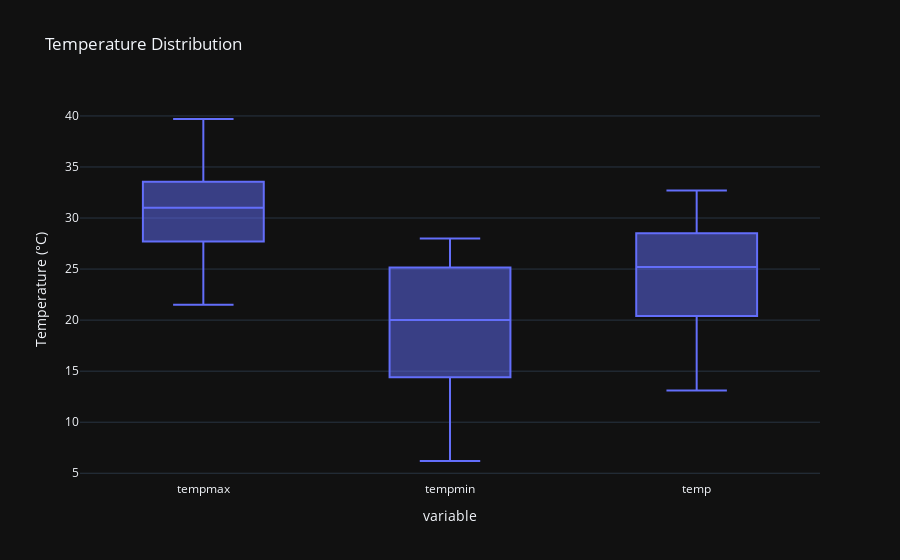

Here is the notebook cell this chart was saved with:
### Markdown cell above
<h3>Data Visualization:</h3>

---

Temperature Box Plot:

### Code cell
fig = px.box(df, y=['tempmax', 'tempmin', 'temp'], title='Temperature Distribution', template='plotly_dark')
fig.update_layout(yaxis_title='Temperature (°C)')
fig.write_html("Comilla Temperature Box Plot.html")
fig.show()

### Figure 1 — Plotly figure (JSON) as saved in the notebook; plotly's stock layout.template omitted (floating-point values rounded to 4 significant figures; data arrays with more than 128 entries replaced by an {"elided": "..."} marker saying what was removed)
{"data": [{"alignmentgroup": "True", "hovertemplate": "variable=%{x}<br>value=%{y}<extra></extra>", "legendgroup": "", "marker": {"color": "#636efa"}, "name": "", "notched": false, "offsetgroup": "", "orientation": "v", "showlegend": false, "type": "box", "x": {"elided": "6312 str values"}, "x0": " ", "xaxis": "x", "y": {"elided": "6312 float values"}, "y0": " ", "yaxis": "y"}], "layout": {"autosize": true, "boxmode": "group", "legend": {"tracegroupgap": 0}, "title": {"text": "Temperature Distribution"}, "xaxis": {"anchor": "y", "autorange": true, "domain": [0, 1], "range": [-0.5, 2.5], "title": {"text": "variable"}, "type": "category"}, "yaxis": {"anchor": "x", "autorange": true, "domain": [0, 1], "range": [4.339, 41.56], "title": {"text": "Temperature (°C)"}, "type": "linear"}}}
